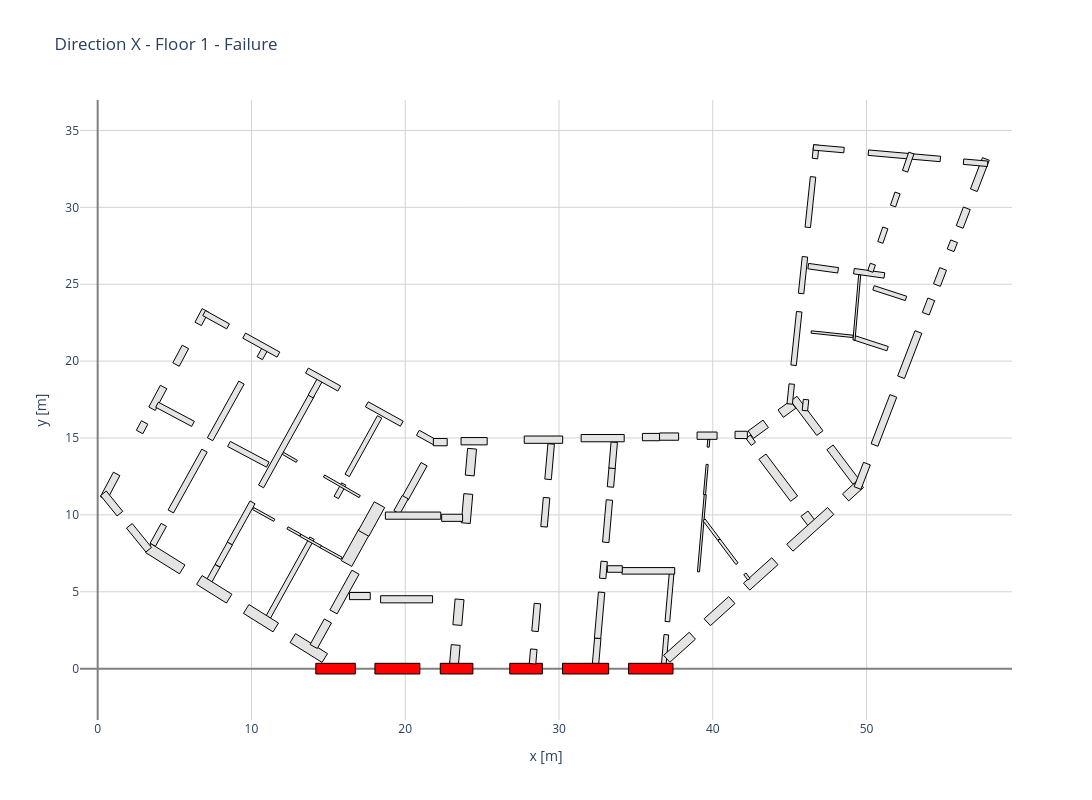

The notebook cell this image was saved under:
### Code cell
direction = 'X' # or 'Y'
floor_id = 0

S.plot_failing_walls(S_L_organized, 'X', floor_id)
